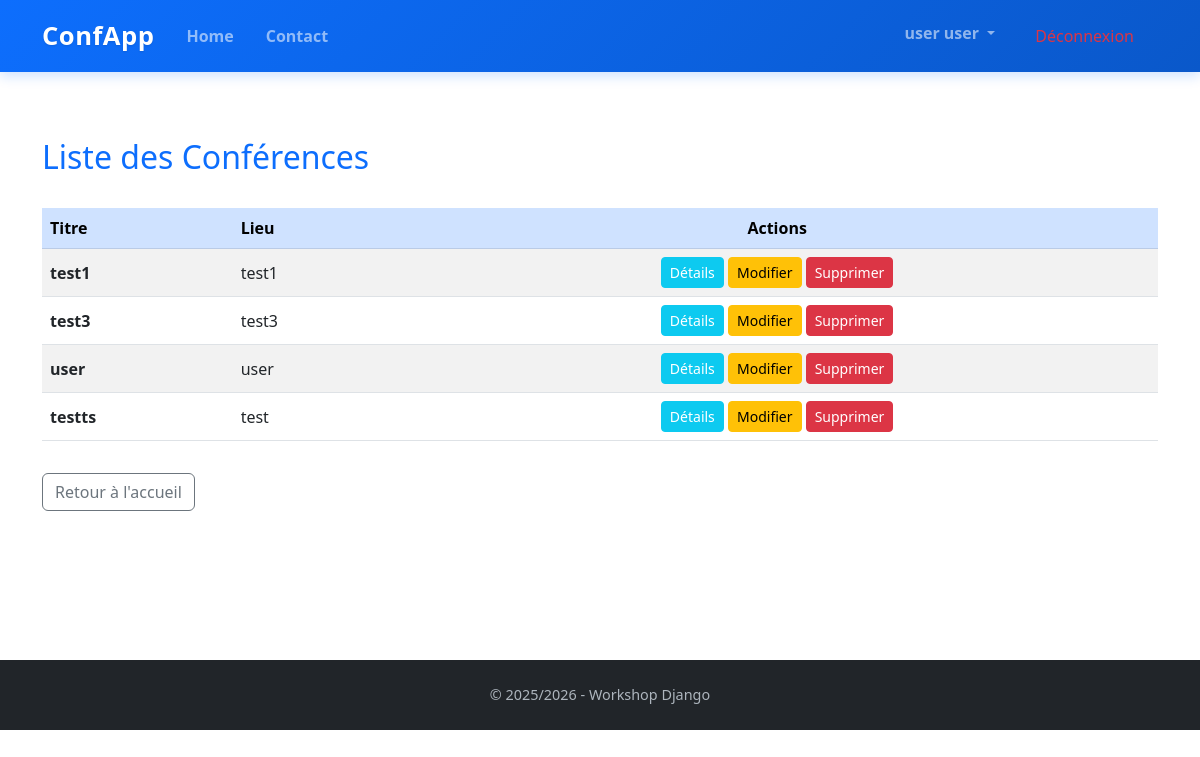
/Conferences/liste/ (signed in), run on the app's committed database.
### UserApp/models.py (models this page shows, shortened)
class User(AbstractUser):
    user_id = models.CharField(max_length=8, primary_key=True, unique=True, editable=False)
    username = models.CharField(max_length=150, unique=True, blank=True, null=True)  # Nullable username
    first_name = models.CharField(max_length=100, validators=[name_validator])
    last_name = models.CharField(max_length=100, validators=[name_validator])
    email = models.EmailField(unique=True, validators=[verify_email])
    affiliation = models.CharField(max_length=255)
    nationality = models.CharField(max_length=255)
    ROLE = [
        ("participant", "Participant"),
        ("committee", "Membre du comité d'organisation"),
    ]
    role = models.CharField(max_length=255, choices=ROLE)
    created_at = models.DateField(auto_now_add=True)
    updated_at = models.DateField(auto_now=True)
    USERNAME_FIELD = 'email'  # Use email for authentication
    REQUIRED_FIELDS = ['first_name', 'last_name', 'affiliation', 'nationality', 'role']
    class Meta:
        db_table = "users"

### ConferenceAPP/models.py (models this page shows, shortened)
class Conference(models.Model):
    conference_id = models.AutoField(primary_key=True)
    name = models.CharField(max_length=255)
    description = models.TextField(validators=[
        MinLengthValidator(limit_value=30, message="La description doit contenir au minimum 30 caractères")
    ])
    location = models.CharField(max_length=255)
    THEME = [
        ("CS&IA", "Informatique et IA"),
        ("SS", "Sciences sociales"),
        ("SE", "Sciences et ingénierie"),
    ]
    theme = models.CharField(max_length=255, choices=THEME)
    start_date = models.DateField()
    end_date = models.DateField()
    created_at = models.DateTimeField(auto_now_add=True)
    updated_at = models.DateTimeField(auto_now=True)
    class Meta:
        db_table = "conferences"

### ConferenceAPP/views.py (the view)
# urls.py: path("liste/", Conferencelist.as_view(), name="Conferencelist"),
class Conferencelist(LoginRequiredMixin, ListView):
    model = Conference
    context_object_name = "liste"
    ordering = ["start_date"]
    template_name = "Conference/liste.html"

### GestionConferance/Template/Conference/liste.html (shortened to what this page needs)
{% extends "base.html" %}
{% block content %}
<div class="container mt-5">
  <div class="d-flex justify-content-between align-items-center mb-4">
    <h2 class="text-primary">Liste des Conférences</h2>
  </div>
  <div class="table-responsive">
    <table class="table table-striped table-hover align-middle">
      <thead class="table-primary">
        <tr>
          <th>Titre</th>
          <th>Lieu</th>
          <th class="text-center">Actions</th>
        </tr>
      </thead>
      <tbody>
        {% for c in liste %}
          <tr>
            <td><strong>{{ c.name }}</strong></td>
            <td>{{ c.location }}</td>
            <td class="text-center">
              <a href="{% url 'Conference_detail' c.pk %}" class="btn btn-sm btn-info text-white">
                Détails
              </a>
                <a href="{% url 'Conference_edit' c.pk %}" class="btn btn-sm btn-warning">
                  Modifier
                </a>
                <a href="{% url 'Conference_delete' c.pk %}"
                   class="btn btn-sm btn-danger"
                   onclick="return confirm('Supprimer « {{ c.name|escapejs }} » ?');">
                  Supprimer
                </a>
            </td>
          </tr>
        {% empty %}
          <tr>
            <td colspan="3" class="text-center text-muted py-4">
              Aucune conférence disponible.
            </td>
          </tr>
        {% endfor %}
      </tbody>
    </table>
  </div>
  <a href="" class="btn btn-outline-secondary mt-3">
    Retour à l'accueil
  </a>
</div>
{% endblock %}

### GestionConferance/Template/base.html (shortened to what this page needs)
<!DOCTYPE html>
<html lang="fr">
<head>
  <link href="https://cdn.jsdelivr.net/npm/bootstrap@5.3.0/dist/css/bootstrap.min.css" rel="stylesheet">
</head>
<body>
<nav class="navbar navbar-expand-lg navbar-dark fixed-top">
  <div class="container">
    <a class="navbar-brand" href="">ConfApp</a>
    <div class="collapse navbar-collapse" id="navbarNav">
      <ul class="navbar-nav me-auto">
        <li class="nav-item"><a class="nav-link" href="">Home</a></li>
        <li class="nav-item"><a class="nav-link" href="">Contact</a></li>
      </ul>
      <ul class="navbar-nav">
        {% if user.is_authenticated %}
          <li class="nav-item dropdown">
            <a class="nav-link dropdown-toggle" href="#" role="button" data-bs-toggle="dropdown">
              {{ user.get_full_name|default:user.username }}
            </a>
          </li>
                <li><a class="dropdown-item text-danger" href="{% url 'logout' %}">
                    Déconnexion
                </a></li>
        {% else %}
          <li class="nav-item"><a class="nav-link" href="{% url 'login' %}">Connexion</a></li>
          <li class="nav-item"><a class="btn btn-outline-light btn-auth ms-2" href="{% url 'register' %}">Inscription</a></li>
        {% endif %}
      </ul>
    </div>
  </div>
</nav>
<div class="content-wrapper">
  {% block content %}{% endblock %}
</div>
<footer class="text-center py-4">
  <p class="mb-0">© 2025/2026 - Workshop Django</p>
</footer>
</body>
</html>

### GestionConferance/Template/base.html (style rules this page uses)
.navbar { background: linear-gradient(135deg, #0d6efd, #0a58ca); box-shadow: 0 4px 12px rgba(13, 110, 253, 0.2); padding: 0.75rem 0; }
.navbar-brand { font-weight: 800; font-size: 1.6rem; letter-spacing: 0.5px; text-shadow: 0 1px 2px rgba(0,0,0,0.1); }
.nav-link { font-weight: 600; padding: 0.5rem 1rem !important; border-radius: 0.5rem; transition: all 0.3s ease; }
.dropdown-item { border-radius: 0.4rem; margin: 0.2rem 0.5rem; padding: 0.5rem 1rem; }
footer { background: #212529; color: #adb5bd; font-size: 0.9rem; }
.content-wrapper { min-height: calc(100vh - 140px); padding-top: 90px; }

### data on the page
User: get_full_name "user user"
Conference: name "test1", location "test1"
Conference: name "test3", location "test3"
Conference: name "user", location "user"
Conference: name "testts", location "test"
